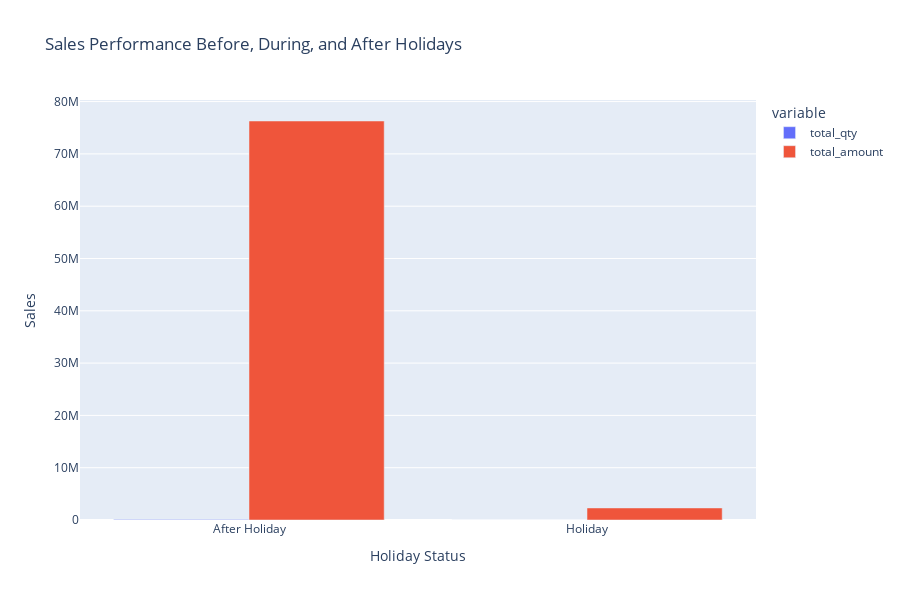

This figure's notebook cell:
### Code cell
Amazon_df['Holiday_Status'] = Amazon_df['Date'].apply(categorize_sales)

sales_by_holiday = Amazon_df.groupby('Holiday_Status').agg(total_qty=('Qty', 'sum'),total_amount=('Amount', 'sum')).reset_index()


fig = px.bar(sales_by_holiday, x='Holiday_Status', y=['total_qty', 'total_amount'], 
             title='Sales Performance Before, During, and After Holidays',
             labels={'value': 'Sales', 'Holiday_Status': 'Holiday Status'},
             barmode='group', height=600)

# Show the plot
fig.show()

### Figure 1 — Plotly figure (JSON) as saved in the notebook; plotly's stock layout.template omitted (floating-point values rounded to 4 significant figures)
{"data": [{"alignmentgroup": "True", "hovertemplate": "variable=total_qty<br>Holiday Status=%{x}<br>Sales=%{y}<extra></extra>", "legendgroup": "total_qty", "marker": {"color": "#636efa", "pattern": {"shape": ""}}, "name": "total_qty", "offsetgroup": "total_qty", "orientation": "v", "showlegend": true, "textposition": "auto", "type": "bar", "x": ["After Holiday", "Holiday"], "xaxis": "x", "y": [113336, 3313], "yaxis": "y"}, {"alignmentgroup": "True", "hovertemplate": "variable=total_amount<br>Holiday Status=%{x}<br>Sales=%{y}<extra></extra>", "legendgroup": "total_amount", "marker": {"color": "#EF553B", "pattern": {"shape": ""}}, "name": "total_amount", "offsetgroup": "total_amount", "orientation": "v", "showlegend": true, "textposition": "auto", "type": "bar", "x": ["After Holiday", "Holiday"], "xaxis": "x", "y": [76290000.0, 2304000.0], "yaxis": "y"}], "layout": {"barmode": "group", "height": 600, "legend": {"title": {"text": "variable"}, "tracegroupgap": 0}, "title": {"text": "Sales Performance Before, During, and After Holidays"}, "xaxis": {"anchor": "y", "domain": [0, 1], "title": {"text": "Holiday Status"}}, "yaxis": {"anchor": "x", "domain": [0, 1], "title": {"text": "Sales"}}}}
